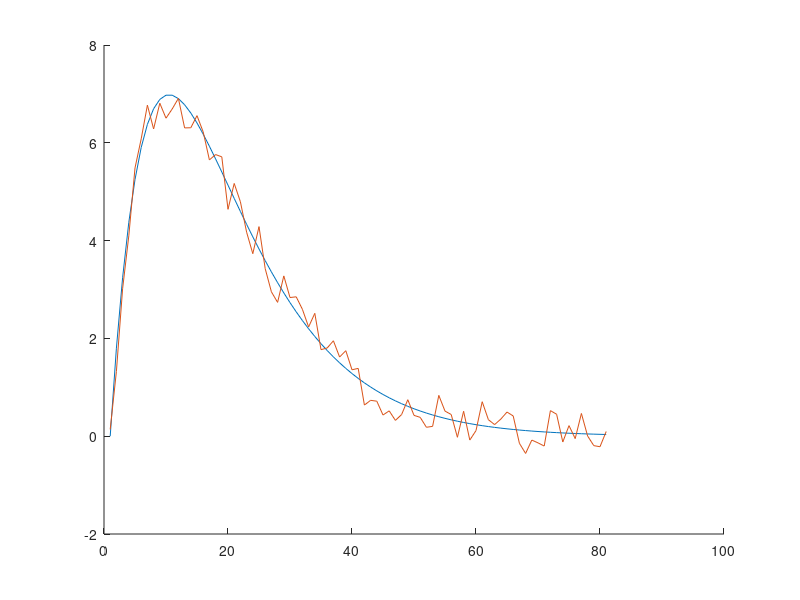

Recreate this plot in MATLAB. (Note: this script raises an error after producing the figure.)
%% Inicialização do ambiente
clear ; close all; clc

% Definimos uma seed estatica para o gerador de números aleatórios de forma
% a podermos repetir os experimentos com resultados determinísticos
rng(42);

%% Exercício 8
N = 0:80;

s = 2 * N .* (0.9.^N);
r = rand(1,81) - 0.5;
x = s + r;

figure
hold on
plot(s)
plot(x)
y3 = my_filter(1, 3, s);
plot(y3)
y5 = my_filter(1, 5, x);
plot(y5)
hold off

fprintf("erro de x aproximado a s: %f\n", erro(x, s));
fprintf("erro de y3 aproximado a s: %f\n", erro(y3, s));
fprintf("erro de y5 aproximado a s: %f\n", erro(y5, s));

function y = my_filter(A, SIZE, X)
   y = conv(X / (SIZE.^2), SIZE, 'valid');
end

function er = erro(X1,X2)
    er = norma(X2-X1,2) / norma(X1,2);
end

function s = norma(X, P)
    s = sum(abs(X).^P).^(1/P);
end